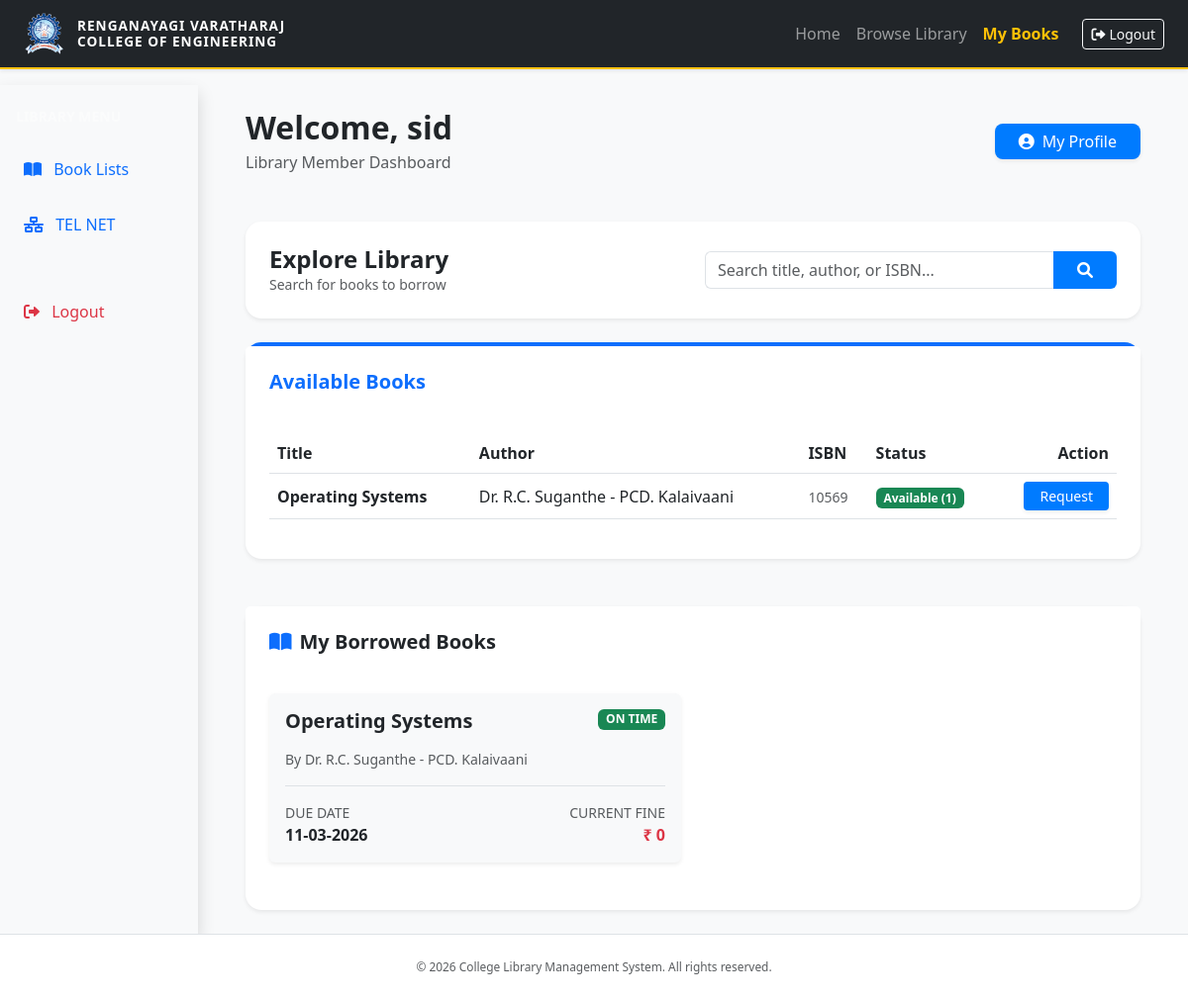
Screenshot of /user_dashboard (signed in) with the database file from the repository.
### controller/models.py (models this page shows)
class User(db.Model, UserMixin):
    id = db.Column(db.Integer, primary_key=True)
    account_no = db.Column(db.String(20), unique=True, nullable=False)
    name = db.Column(db.String(100), nullable=False)
    email = db.Column(db.String(120), unique=True, nullable=False)
    password = db.Column(db.String(200), nullable=False)
    role = db.Column(db.String(20), nullable=False)

class Book(db.Model):
    id = db.Column(db.Integer, primary_key=True)
    title = db.Column(db.String(200), nullable=False)
    author = db.Column(db.String(100), nullable=False)
    isbn = db.Column(db.String(20), unique=True, nullable=False)
    copies = db.Column(db.Integer, default=1)
    date_added = db.Column(db.DateTime, default=get_ist)

class Transaction(db.Model):
    id = db.Column(db.Integer, primary_key=True)
    user_id = db.Column(db.Integer, db.ForeignKey('user.id'), nullable=False)
    book_id = db.Column(db.Integer, db.ForeignKey('book.id'), nullable=False)
    issue_date = db.Column(db.DateTime, default=get_ist)
    due_date = db.Column(db.DateTime, nullable=False)
    return_date = db.Column(db.DateTime, nullable=True)
    reminder_sent = db.Column(db.Boolean, default=False)
    user = db.relationship('User', backref='transactions', lazy=True)
    book = db.relationship('Book', backref='transactions', lazy=True)
    @property
    def calculate_fine(self):
       now = get_ist().replace(tzinfo=None) # Ensure this is naive
       end_date = self.return_date if self.return_date else now
       end_date_naive = end_date.replace(tzinfo=None)
       due_date_naive = self.due_date.replace(tzinfo=None)
       if end_date_naive > due_date_naive:
        return (end_date_naive - due_date_naive).days * 5
       return 0

### app.py (the view)
@app.route('/user_dashboard')
@login_required
def user_dashboard():
    if current_user.role == 'librarian':
        return redirect(url_for('admin_dashboard'))
    search_query = request.args.get('search_book', '')
    if search_query:
        all_books = Book.query.filter(
            (Book.title.ilike(f'%{search_query}%')) |
            (Book.author.ilike(f'%{search_query}%')) |
            (Book.isbn.ilike(f'%{search_query}%'))
        ).all()
    else:
        all_books = Book.query.all()
    my_books = Transaction.query.filter_by(user_id=current_user.id, return_date=None).all()
    total_my_fine = sum(txn.calculate_fine for txn in my_books)
    now = get_ist()
    return render_template('user_dashboard.html',
                           books=all_books,
                           my_books=my_books,
                           total_fine=total_my_fine,
                           search_query=search_query,
                           now=get_ist().replace(tzinfo=None))

### app.py (called while the page is built)
@login_manager.user_loader
def load_user(user_id):
    return db.session.get(User, int(user_id))

### controller/models.py (called while the page is built)
def get_ist():
    return datetime.now(pytz.timezone('Asia/Kolkata')).replace(tzinfo=None)

### templates/user_dashboard.html (shortened to what this page needs)
{% extends "base.html" %}
{% block content %}
<div class="container-fluid dashboard-bg px-0">
    <div class="row g-0">
        <nav class="col-md-3 col-lg-2 sidebar pt-4 shadow">
            <div class="px-3 mb-4">
                <h6 class="text-white opacity-50 text-uppercase small fw-bold">Library Menu</h6>
            </div>
            <ul class="nav flex-column px-2">
                <li class="nav-item">
                    <a class="nav-link active" href="{{ url_for('user_dashboard') }}">
                        <i class="fas fa-book-open me-2"></i> Book Lists
                    </a>
                </li>
                <li class="nav-item">
                    <a class="nav-link tell-net-btn mt-3" href="http://YOUR_IP_HERE" target="_blank">
                        <i class="fas fa-network-wired me-2"></i> TEL NET
                    </a>
                </li>
                <li class="nav-item mt-5">
                    <a class="nav-link text-danger" href="{{ url_for('logout') }}">
                        <i class="fas fa-sign-out-alt me-2"></i> Logout
                    </a>
                </li>
            </ul>
        </nav>
        <main class="col-md-9 col-lg-10 px-md-5 py-4">
            <div class="d-flex justify-content-between align-items-center mb-5">
                <div>
                    <h2 class="fw-bold text-dark mb-1">Welcome, {{ current_user.name }}</h2>
                    <p class="text-muted mb-0">Library Member Dashboard</p>
                </div>
                <a href="{{ url_for('profile') }}" class="btn btn-primary shadow-sm px-4 rounded-3">
                    <i class="fas fa-user-circle me-2"></i>My Profile
                </a>
            </div>
            <div class="card border-0 shadow-sm mb-4 rounded-4">
                <div class="card-body p-4">
                    <div class="row align-items-center">
                        <div class="col-md-6">
                            <h4 class="fw-bold mb-0">Explore Library</h4>
                            <p class="text-muted small mb-0">Search for books to borrow</p>
                        </div>
                        <div class="col-md-6">
                            <form action="{{ url_for('user_dashboard') }}" method="GET" class="input-group">
                                <input type="text" name="search_book" class="form-control border-end-0"
                                       placeholder="Search title, author, or ISBN..." value="{{ search_query }}">
                                <button class="btn btn-primary px-4" type="submit">
                                    <i class="fas fa-search"></i>
                                </button>
                            </form>
                        </div>
                    </div>
                </div>
            </div>
            <div class="card border-0 shadow-sm mb-5 rounded-4 border-top border-primary border-4">
                <div class="card-header bg-white border-0 pt-4 px-4">
                    <h5 class="fw-bold text-primary">
                        {% if search_query %}Search Results{% else %}Available Books{% endif %}
                    </h5>
                </div>
                <div class="card-body p-4">
                    <div class="table-responsive">
                        <table class="table table-hover align-middle">
                            <thead>
                                <tr>
                                    <th>Title</th>
                                    <th>Author</th>
                                    <th>ISBN</th>
                                    <th>Status</th>
                                    <th class="text-end">Action</th>
                                </tr>
                            </thead>
                            <tbody>
                                {% for book in books %}
                                <tr>
                                    <td class="fw-bold">{{ book.title }}</td>
                                    <td>{{ book.author }}</td>
                                    <td><small class="text-muted">{{ book.isbn }}</small></td>
                                    <td>
                                        {% if book.copies > 0 %}
                                            <span class="badge bg-success text-white">Available ({{ book.copies }})</span>
                                        {% else %}
                                            <span class="badge bg-secondary text-white">Out of Stock</span>
                                        {% endif %}
                                    </td>
                                    <td class="text-end">
                                        {% if book.copies > 0 %}
                                            <form action="{{ url_for('request_book', book_id=book.id) }}" method="POST" class="d-inline">
                                                <button type="submit" class="btn btn-sm btn-primary px-3 shadow-sm">Request</button>
                                            </form>
                                        {% else %}
                                            <form action="{{ url_for('join_waitlist', book_id=book.id) }}" method="POST" class="d-inline">
                                                <button type="submit" class="btn btn-sm btn-warning px-3 shadow-sm">
                                                    <i class="fas fa-clock me-1"></i>Waitlist
                                                </button>
                                            </form>
                                        {% endif %}
                                    </td>
                                </tr>
                                {% else %}
                                <tr>
                                    <td colspan="5" class="text-center py-4 text-muted">No books found matching your search.</td>
                                </tr>
                                {% endfor %}
                            </tbody>
                        </table>
                    </div>
                </div>
            </div>
            <div class="card border-0 shadow-sm rounded-4">
                <div class="card-header bg-white border-0 pt-4 px-4">
                    <h5 class="fw-bold"><i class="fas fa-book-open me-2 text-primary"></i>My Borrowed Books</h5>
                </div>
                <div class="card-body p-4">
                    {% if my_books %}
                    <div class="row">
                        {% for txn in my_books %}
                        <div class="col-md-6 mb-4">
                            <div class="card h-100 border-0 shadow-sm bg-light">
                                <div class="card-body">
                                    <div class="d-flex justify-content-between align-items-start mb-3">
                                        <h5 class="card-title fw-bold mb-0">{{ txn.book.title }}</h5>
                                        {% if now > txn.due_date %}
                                            <span class="badge bg-danger">OVERDUE</span>
                                        {% else %}
                                            <span class="badge bg-success">ON TIME</span>
                                        {% endif %}
                                    </div>
                                    <p class="text-muted small mb-3">By {{ txn.book.author }}</p>
                                    <div class="d-flex justify-content-between border-top pt-3">
                                        <div>
                                            <small class="text-uppercase text-muted d-block">Due Date</small>
                                            <span class="fw-bold {% if now > txn.due_date %}text-danger{% endif %}">
                                                {{ txn.due_date.strftime('%d-%m-%Y') }}
                                            </span>
                                        </div>
                                        <div class="text-end">
                                            <small class="text-uppercase text-muted d-block">Current Fine</small>
                                            <span class="fw-bold text-danger">₹ {{ txn.calculate_fine }}</span>
                                        </div>
                                    </div>
                                </div>
                            </div>
                        </div>
                        {% endfor %}
                    </div>
                    {% else %}
                    <div class="text-center py-5">
                        <i class="fas fa-book fa-3x text-muted mb-3 opacity-25"></i>
                        <p class="text-muted">You don't have any borrowed books at the moment.</p>
                    </div>
                    {% endif %}
                </div>
            </div>
        </main>
    </div>
</div>
{% endblock %}

### static/css/style.css (style rules this page uses)
:root { --college-logo: url('/static/images/logo1.PNG'); --hero-bg: url('/static/images/DJI_0319.JPG'); }
body { font-family: 'Segoe UI', Tahoma, Geneva, Verdana, sans-serif; background-color: #f8f9fa; color: #333; }
.btn-primary { background-color: #007bff; border: none; transition: transform 0.2s ease; }

### rows the page displays
User: name "sid"
Book: title "Operating Systems", author "Dr. R.C. Suganthe - PCD. Kalaivaani", isbn "10569", copies "1"
Transaction: book "Operating Systems", shows "ON TIME", book.author "Dr. R.C. Suganthe - PCD. Kalaivaani", due_date "11-03-2026", calculate_fine "0"
